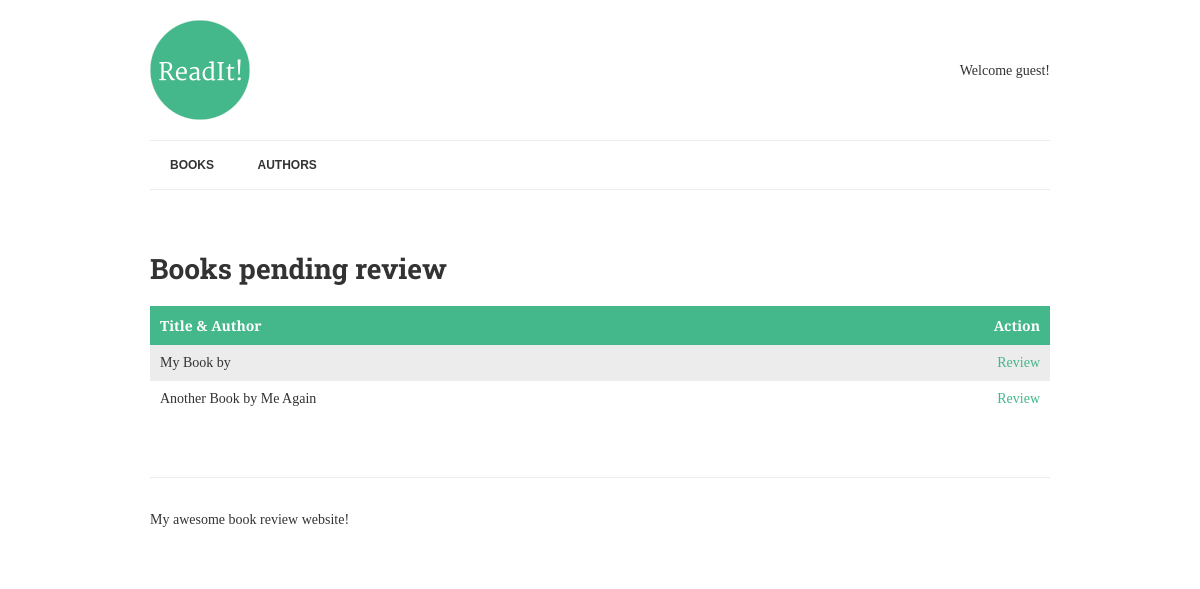
Before: /review/ with the older database file.
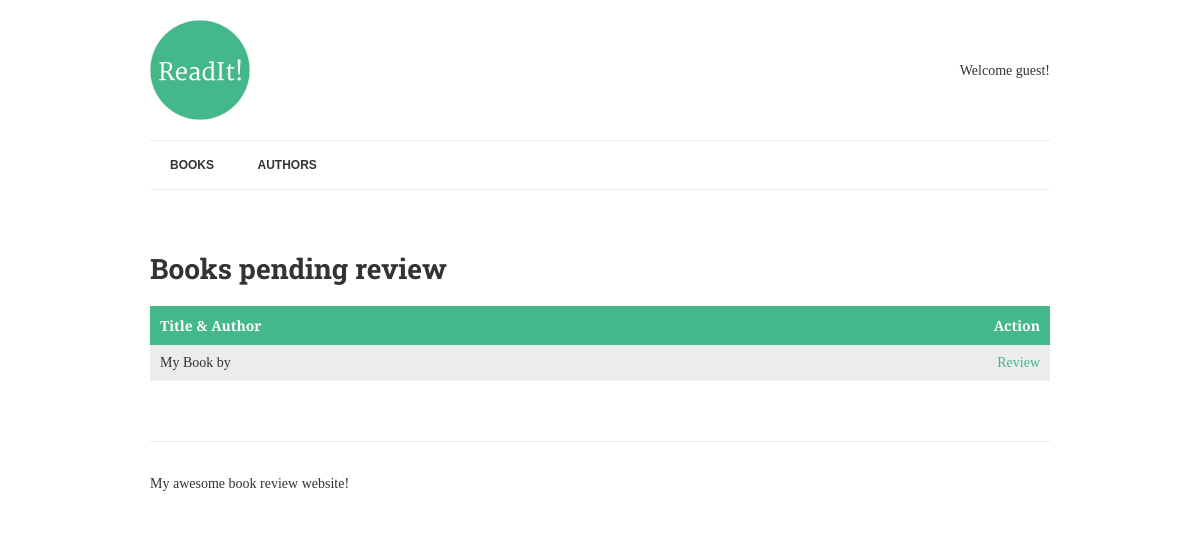
After: the same page with the newer database file.
### books/models.py (models this page shows, shortened)
class Book(models.Model):
	title = models.CharField(max_length=150)
	authors = models.ManyToManyField("Author",related_name="books")
	review = models.TextField(blank=True,null=True)
	date_reviewed = models.DateTimeField(blank=True,null=True)
	is_favorite = models.BooleanField(default=False,verbose_name='Favorite?')
	def list_authors(self):
		return ", ".join([author.name for author in self.authors.all()])

class Author(models.Model):
	name = models.CharField(max_length=70,help_text='use pen name, not real name',unique=True)

### books/views.py (the view)
# urls.py: url(r'^review/$', review_books, name='review-books'),
def review_books(request):
	books = Book.objects.filter(date_reviewed__isnull=True).prefetch_related('authors')
	context = {
		'books': books,
	}
	return render(request, "list-to-review.html", context)

### books/templates/list-to-review.html
{% extends "base.html" %}
{% block content %}
	<h1>Books pending review</h1>
	{% if books %}
		<table>
			<thead>
				<th>Title &amp; Author</th>
				<th class="align-right">Action</th>
			</thead>
			<tbody>
				{% for book in books %}
					<tr>
						<td class="title">
							{{ book.title }} by {{ book.list_authors }}
						</td>
						<td class="align-right">
							<a href="{% url 'review-book' book.pk %}">Review</a>
						</td>
					</tr>
				{% endfor %}
			</tbody>
		</table>
	{% else %}
		<p>There are no books waiting to be reviewed.  Good job!</p>
	{% endif %}
{% endblock %}

Changed rows visible on the page:
no longer on this page (row edited): Book: title "Another Book", list_authors "Me Again"
